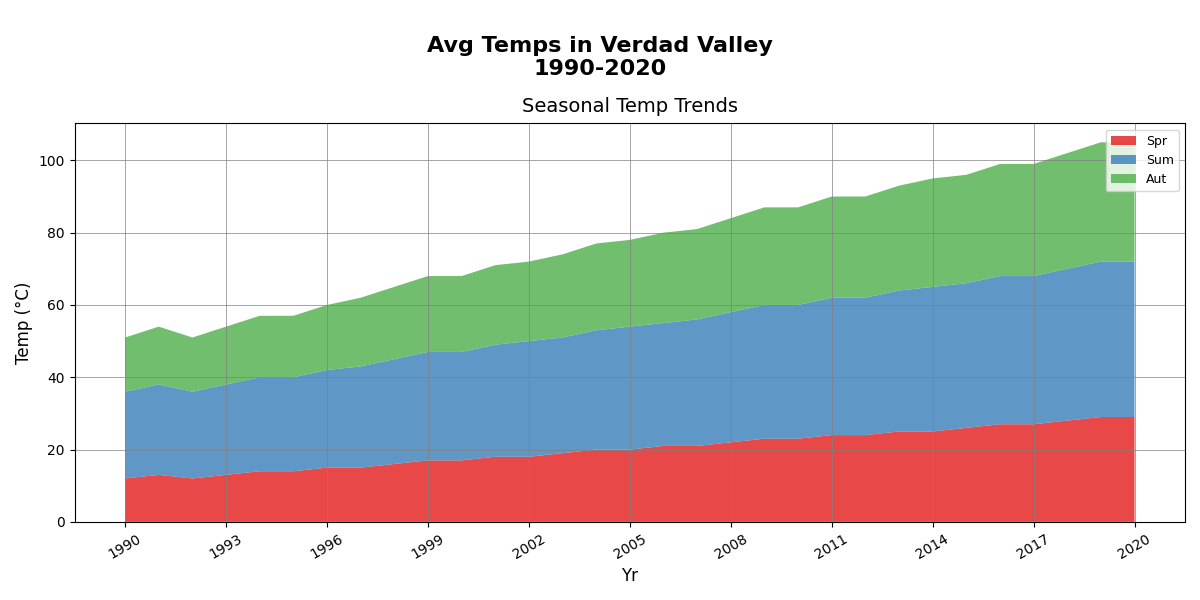

The script that drew this image:
import matplotlib.pyplot as plt
import numpy as np

years = np.arange(1990, 2021)

spring_temps = [12, 13, 12, 13, 14, 14, 15, 15, 16, 17, 17, 18, 18, 19, 20, 20, 21, 21, 22, 23, 23, 24, 24, 25, 25, 26, 27, 27, 28, 29, 29]
summer_temps = [24, 25, 24, 25, 26, 26, 27, 28, 29, 30, 30, 31, 32, 32, 33, 34, 34, 35, 36, 37, 37, 38, 38, 39, 40, 40, 41, 41, 42, 43, 43]
autumn_temps = [15, 16, 15, 16, 17, 17, 18, 19, 20, 21, 21, 22, 22, 23, 24, 24, 25, 25, 26, 27, 27, 28, 28, 29, 30, 30, 31, 31, 32, 33, 33]

fig, ax = plt.subplots(figsize=(12, 6))
fig.suptitle('Avg Temps in Verdad Valley\n1990-2020', fontsize=16, fontweight='bold', y=0.94)

ax.stackplot(years, spring_temps, summer_temps, autumn_temps,
             labels=['Spr', 'Sum', 'Aut'],
             colors=['#e41a1c', '#377eb8', '#4daf4a'], alpha=0.8)
ax.set_title('Seasonal Temp Trends', fontsize=14, pad=8)
ax.set_xlabel('Yr', fontsize=12)
ax.set_ylabel('Temp (°C)', fontsize=12)
ax.legend(loc='upper right', title='', fontsize=9)
ax.grid(True, linestyle='-', color='gray', linewidth=0.5)
ax.set_xticks(years[::3])
ax.set_xticklabels(years[::3], rotation=30, fontsize=10)

plt.tight_layout(rect=[0, 0, 1, 0.96])
plt.show()
